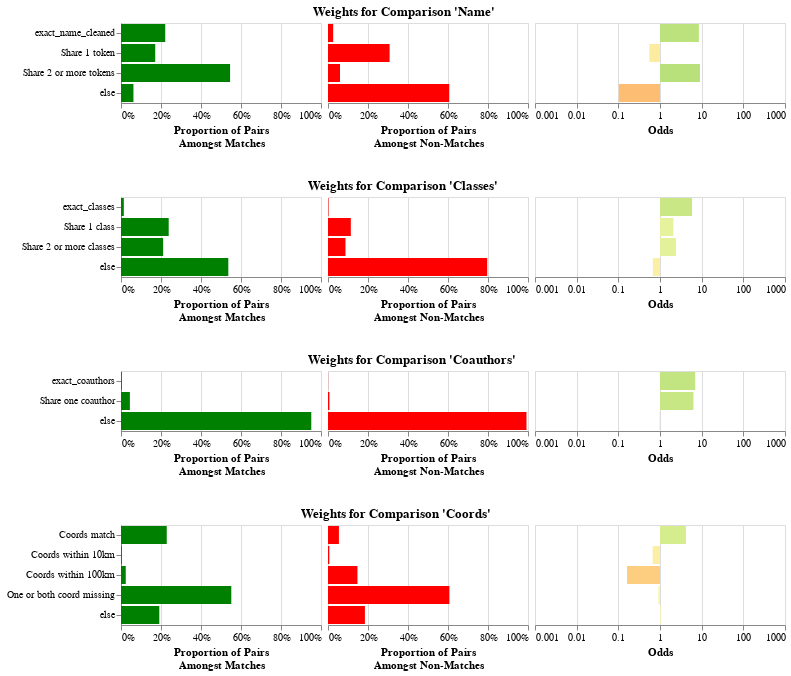

Here is the notebook cell this chart was saved with:
### Markdown cell above
The result above is the blocked table, with a column added for every `Comparison`.
The value of each column is the level that the record pair matched at.
For example, there is now a "Name" column,
filled with values like "exact_name_cleaned", "exact_name_first3", etc.

Now that we have our features, we can use the Fellegi-Sunter model to train weights
for each of these features. This is a probabilistic model that is based on the concept
of odds. When you see an exact match on name, that increases the odds of a match
by some amount, maybe 50x. When you see a non-match on name, that decreases the odds
of a match by some amount, maybe 0.1x. We can either train this from labeled data,
or we can use unlabeled data using an algorithm called "Expectation Maximization".

### Code cell
from mismo.compare.fs import train_comparisons  # noqa: E402

weights = train_comparisons(comparisons, featured, featured, max_pairs=10_000, seed=42)
weights.plot()

### Figure 1 — Vega-Lite specification as saved in the notebook (floating-point values rounded to 4 significant figures)
{"config": {"view": {"continuousWidth": 300, "continuousHeight": 300}}, "vconcat": [{"hconcat": [{"data": {"name": "data-37795c951ab28211b0d00724c8e34ae1"}, "mark": {"type": "bar"}, "encoding": {"color": {"value": "green"}, "tooltip": [{"field": "level", "title": "Level", "type": "nominal"}, {"field": "m", "format": "%", "title": "Proportion Amongst Matching Pairs", "type": "quantitative"}, {"field": "u", "format": "%", "title": "Proportion Amongst Non-Matching Pairs", "type": "quantitative"}, {"field": "odds", "format": "f", "title": "Odds", "type": "quantitative"}, {"field": "explanation", "title": "Explanation", "type": "nominal"}], "x": {"axis": {"format": "%"}, "field": "m", "scale": {"domain": [0, 1]}, "title": ["Proportion of Pairs", "Amongst Matches"], "type": "quantitative"}, "y": {"axis": {}, "field": "level", "sort": {"field": "level_order"}, "title": null, "type": "nominal"}}, "name": "view_8", "width": 200}, {"data": {"name": "data-37795c951ab28211b0d00724c8e34ae1"}, "mark": {"type": "bar"}, "encoding": {"color": {"value": "red"}, "tooltip": [{"field": "level", "title": "Level", "type": "nominal"}, {"field": "m", "format": "%", "title": "Proportion Amongst Matching Pairs", "type": "quantitative"}, {"field": "u", "format": "%", "title": "Proportion Amongst Non-Matching Pairs", "type": "quantitative"}, {"field": "odds", "format": "f", "title": "Odds", "type": "quantitative"}, {"field": "explanation", "title": "Explanation", "type": "nominal"}], "x": {"axis": {"format": "%"}, "field": "u", "scale": {"domain": [0, 1]}, "title": ["Proportion of Pairs", "Amongst Non-Matches"], "type": "quantitative"}, "y": {"axis": null, "field": "level", "sort": {"field": "level_order"}, "title": null, "type": "nominal"}}, "name": "view_9", "width": 200}, {"data": {"name": "data-37795c951ab28211b0d00724c8e34ae1"}, "mark": {"type": "bar"}, "encoding": {"color": {"field": "log_odds", "legend": null, "scale": {"domainMax": 3, "domainMid": 0, "domainMin": -3, "scheme": "redyellowgreen"}, "title": "Log Odds", "type": "quantitative"}, "tooltip": [{"field": "level", "title": "Level", "type": "nominal"}, {"field": "m", "format": "%", "title": "Proportion Amongst Matching Pairs", "type": "quantitative"}, {"field": "u", "format": "%", "title": "Proportion Amongst Non-Matching Pairs", "type": "quantitative"}, {"field": "odds", "format": "f", "title": "Odds", "type": "quantitative"}, {"field": "explanation", "title": "Explanation", "type": "nominal"}], "x": {"axis": {"labelExpr": "pow(10,datum.value)"}, "field": "log_odds", "scale": {"domain": [-3, 3]}, "title": "Odds", "type": "quantitative"}, "y": {"axis": null, "field": "level", "sort": {"field": "level_order"}, "title": null, "type": "nominal"}}, "name": "view_10", "width": 250}], "spacing": 5, "title": {"text": "Weights for Comparison 'Name'", "anchor": "middle"}}, {"hconcat": [{"data": {"name": "data-c1d7be87ff5c28736218218a89935372"}, "mark": {"type": "bar"}, "encoding": {"color": {"value": "green"}, "tooltip": [{"field": "level", "title": "Level", "type": "nominal"}, {"field": "m", "format": "%", "title": "Proportion Amongst Matching Pairs", "type": "quantitative"}, {"field": "u", "format": "%", "title": "Proportion Amongst Non-Matching Pairs", "type": "quantitative"}, {"field": "odds", "format": "f", "title": "Odds", "type": "quantitative"}, {"field": "explanation", "title": "Explanation", "type": "nominal"}], "x": {"axis": {"format": "%"}, "field": "m", "scale": {"domain": [0, 1]}, "title": ["Proportion of Pairs", "Amongst Matches"], "type": "quantitative"}, "y": {"axis": {}, "field": "level", "sort": {"field": "level_order"}, "title": null, "type": "nominal"}}, "name": "view_11", "width": 200}, {"data": {"name": "data-c1d7be87ff5c28736218218a89935372"}, "mark": {"type": "bar"}, "encoding": {"color": {"value": "red"}, "tooltip": [{"field": "level", "title": "Level", "type": "nominal"}, {"field": "m", "format": "%", "title": "Proportion Amongst Matching Pairs", "type": "quantitative"}, {"field": "u", "format": "%", "title": "Proportion Amongst Non-Matching Pairs", "type": "quantitative"}, {"field": "odds", "format": "f", "title": "Odds", "type": "quantitative"}, {"field": "explanation", "title": "Explanation", "type": "nominal"}], "x": {"axis": {"format": "%"}, "field": "u", "scale": {"domain": [0, 1]}, "title": ["Proportion of Pairs", "Amongst Non-Matches"], "type": "quantitative"}, "y": {"axis": null, "field": "level", "sort": {"field": "level_order"}, "title": null, "type": "nominal"}}, "name": "view_12", "width": 200}, {"data": {"name": "data-c1d7be87ff5c28736218218a89935372"}, "mark": {"type": "bar"}, "encoding": {"color": {"field": "log_odds", "legend": null, "scale": {"domainMax": 3, "domainMid": 0, "domainMin": -3, "scheme": "redyellowgreen"}, "title": "Log Odds", "type": "quantitative"}, "tooltip": [{"field": "level", "title": "Level", "type": "nominal"}, {"field": "m", "format": "%", "title": "Proportion Amongst Matching Pairs", "type": "quantitative"}, {"field": "u", "format": "%", "title": "Proportion Amongst Non-Matching Pairs", "type": "quantitative"}, {"field": "odds", "format": "f", "title": "Odds", "type": "quantitative"}, {"field": "explanation", "title": "Explanation", "type": "nominal"}], "x": {"axis": {"labelExpr": "pow(10,datum.value)"}, "field": "log_odds", "scale": {"domain": [-3, 3]}, "title": "Odds", "type": "quantitative"}, "y": {"axis": null, "field": "level", "sort": {"field": "level_order"}, "title": null, "type": "nominal"}}, "name": "view_13", "width": 250}], "spacing": 5, "title": {"text": "Weights for Comparison 'Classes'", "anchor": "middle"}}, {"hconcat": [{"data": {"name": "data-9575b395e6b9b627a9bc8a73c8b3258c"}, "mark": {"type": "bar"}, "encoding": {"color": {"value": "green"}, "tooltip": [{"field": "level", "title": "Level", "type": "nominal"}, {"field": "m", "format": "%", "title": "Proportion Amongst Matching Pairs", "type": "quantitative"}, {"field": "u", "format": "%", "title": "Proportion Amongst Non-Matching Pairs", "type": "quantitative"}, {"field": "odds", "format": "f", "title": "Odds", "type": "quantitative"}, {"field": "explanation", "title": "Explanation", "type": "nominal"}], "x": {"axis": {"format": "%"}, "field": "m", "scale": {"domain": [0, 1]}, "title": ["Proportion of Pairs", "Amongst Matches"], "type": "quantitative"}, "y": {"axis": {}, "field": "level", "sort": {"field": "level_order"}, "title": null, "type": "nominal"}}, "name": "view_14", "width": 200}, {"data": {"name": "data-9575b395e6b9b627a9bc8a73c8b3258c"}, "mark": {"type": "bar"}, "encoding": {"color": {"value": "red"}, "tooltip": [{"field": "level", "title": "Level", "type": "nominal"}, {"field": "m", "format": "%", "title": "Proportion Amongst Matching Pairs", "type": "quantitative"}, {"field": "u", "format": "%", "title": "Proportion Amongst Non-Matching Pairs", "type": "quantitative"}, {"field": "odds", "format": "f", "title": "Odds", "type": "quantitative"}, {"field": "explanation", "title": "Explanation", "type": "nominal"}], "x": {"axis": {"format": "%"}, "field": "u", "scale": {"domain": [0, 1]}, "title": ["Proportion of Pairs", "Amongst Non-Matches"], "type": "quantitative"}, "y": {"axis": null, "field": "level", "sort": {"field": "level_order"}, "title": null, "type": "nominal"}}, "name": "view_15", "width": 200}, {"data": {"name": "data-9575b395e6b9b627a9bc8a73c8b3258c"}, "mark": {"type": "bar"}, "encoding": {"color": {"field": "log_odds", "legend": null, "scale": {"domainMax": 3, "domainMid": 0, "domainMin": -3, "scheme": "redyellowgreen"}, "title": "Log Odds", "type": "quantitative"}, "tooltip": [{"field": "level", "title": "Level", "type": "nominal"}, {"field": "m", "format": "%", "title": "Proportion Amongst Matching Pairs", "type": "quantitative"}, {"field": "u", "format": "%", "title": "Proportion Amongst Non-Matching Pairs", "type": "quantitative"}, {"field": "odds", "format": "f", "title": "Odds", "type": "quantitative"}, {"field": "explanation", "title": "Explanation", "type": "nominal"}], "x": {"axis": {"labelExpr": "pow(10,datum.value)"}, "field": "log_odds", "scale": {"domain": [-3, 3]}, "title": "Odds", "type": "quantitative"}, "y": {"axis": null, "field": "level", "sort": {"field": "level_order"}, "title": null, "type": "nominal"}}, "name": "view_16", "width": 250}], "spacing": 5, "title": {"text": "Weights for Comparison 'Coauthors'", "anchor": "middle"}}, {"hconcat": [{"data": {"name": "data-88cd5050ab0130176d3f43e6ad6ba77e"}, "mark": {"type": "bar"}, "encoding": {"color": {"value": "green"}, "tooltip": [{"field": "level", "title": "Level", "type": "nominal"}, {"field": "m", "format": "%", "title": "Proportion Amongst Matching Pairs", "type": "quantitative"}, {"field": "u", "format": "%", "title": "Proportion Amongst Non-Matching Pairs", "type": "quantitative"}, {"field": "odds", "format": "f", "title": "Odds", "type": "quantitative"}, {"field": "explanation", "title": "Explanation", "type": "nominal"}], "x": {"axis": {"format": "%"}, "field": "m", "scale": {"domain": [0, 1]}, "title": ["Proportion of Pairs", "Amongst Matches"], "type": "quantitative"}, "y": {"axis": {}, "field": "level", "sort": {"field": "level_order"}, "title": null, "type": "nominal"}}, "name": "view_17", "width": 200}, {"data": {"name": "data-88cd5050ab0130176d3f43e6ad6ba77e"}, "mark": {"type": "bar"}, "encoding": {"color": {"value": "red"}, "tooltip": [{"field": "level", "title": "Level", "type": "nominal"}, {"field": "m", "format": "%", "title": "Proportion Amongst Matching Pairs", "type": "quantitative"}, {"field": "u", "format": "%", "title": "Proportion Amongst Non-Matching Pairs", "type": "quantitative"}, {"field": "odds", "format": "f", "title": "Odds", "type": "quantitative"}, {"field": "explanation", "title": "Explanation", "type": "nominal"}], "x": {"axis": {"format": "%"}, "field": "u", "scale": {"domain": [0, 1]}, "title": ["Proportion of Pairs", "Amongst Non-Matches"], "type": "quantitative"}, "y": {"axis": null, "field": "level", "sort": {"field": "level_order"}, "title": null, "type": "nominal"}}, "name": "view_18", "width": 200}, {"data": {"name": "data-88cd5050ab0130176d3f43e6ad6ba77e"}, "mark": {"type": "bar"}, "encoding": {"color": {"field": "log_odds", "legend": null, "scale": {"domainMax": 3, "domainMid": 0, "domainMin": -3, "scheme": "redyellowgreen"}, "title": "Log Odds", "type": "quantitative"}, "tooltip": [{"field": "level", "title": "Level", "type": "nominal"}, {"field": "m", "format": "%", "title": "Proportion Amongst Matching Pairs", "type": "quantitative"}, {"field": "u", "format": "%", "title": "Proportion Amongst Non-Matching Pairs", "type": "quantitative"}, {"field": "odds", "format": "f", "title": "Odds", "type": "quantitative"}, {"field": "explanation", "title": "Explanation", "type": "nominal"}], "x": {"axis": {"labelExpr": "pow(10,datum.value)"}, "field": "log_odds", "scale": {"domain": [-3, 3]}, "title": "Odds", "type": "quantitative"}, "y": {"axis": null, "field": "level", "sort": {"field": "level_order"}, "title": null, "type": "nominal"}}, "name": "view_19", "width": 250}], "spacing": 5, "title": {"text": "Weights for Comparison 'Coords'", "anchor": "middle"}}], "params": [{"name": "param_8", "select": {"type": "interval", "encodings": ["x", "y"]}, "bind": "scales", "views": ["view_8", "view_9", "view_10", "view_11", "view_12", "view_13", "view_14", "view_15", "view_16", "view_17", "view_18", "view_19"]}], "spacing": 30, "$schema": "https://vega.github.io/schema/vega-lite/v5.15.1.json", "datasets": {"data-37795c951ab28211b0d00724c8e34ae1": [{"level": "exact_name_cleaned", "m": 0.2212, "u": 0.0258, "odds": 8.574, "log_odds": 0.9332, "level_order": 0, "explanation": "Seeing this level makes the odds of a match 8.574 times more likely"}, {"level": "Share 1 token", "m": 0.1712, "u": 0.3081, "odds": 0.5557, "log_odds": -0.2552, "level_order": 1, "explanation": "Seeing this level makes the odds of a match 1.800 times less likely"}, {"level": "Share 2 or more tokens", "m": 0.5454, "u": 0.0599, "odds": 9.105, "log_odds": 0.9593, "level_order": 2, "explanation": "Seeing this level makes the odds of a match 9.105 times more likely"}, {"level": "else", "m": 0.0622, "u": 0.6062, "odds": 0.1026, "log_odds": -0.9888, "level_order": 3, "explanation": "Seeing this level makes the odds of a match 9.746 times less likely"}], "data-c1d7be87ff5c28736218218a89935372": [{"level": "exact_classes", "m": 0.0141, "u": 0.0024, "odds": 5.875, "log_odds": 0.769, "level_order": 0, "explanation": "Seeing this level makes the odds of a match 5.875 times more likely"}, {"level": "Share 1 class", "m": 0.2385, "u": 0.1141, "odds": 2.09, "log_odds": 0.3202, "level_order": 1, "explanation": "Seeing this level makes the odds of a match 2.090 times more likely"}, {"level": "Share 2 or more classes", "m": 0.2108, "u": 0.0874, "odds": 2.412, "log_odds": 0.3824, "level_order": 2, "explanation": "Seeing this level makes the odds of a match 2.412 times more likely"}, {"level": "else", "m": 0.5366, "u": 0.7961, "odds": 0.674, "log_odds": -0.1713, "level_order": 3, "explanation": "Seeing this level makes the odds of a match 1.484 times less likely"}], "data-9575b395e6b9b627a9bc8a73c8b3258c": [{"level": "exact_coauthors", "m": 0.0042, "u": 0.0006, "odds": 7.0, "log_odds": 0.8451, "level_order": 0, "explanation": "Seeing this level makes the odds of a match 7.000 times more likely"}, {"level": "Share one coauthor", "m": 0.0444, "u": 0.007, "odds": 6.343, "log_odds": 0.8023, "level_order": 1, "explanation": "Seeing this level makes the odds of a match 6.343 times more likely"}, {"level": "else", "m": 0.9514, "u": 0.9924, "odds": 0.9587, "log_odds": -0.01832, "level_order": 2, "explanation": "Seeing this level makes the odds of a match 1.043 times less likely"}], "data-88cd5050ab0130176d3f43e6ad6ba77e": [{"level": "Coords match", "m": 0.2288, "u": 0.0546, "odds": 4.19, "log_odds": 0.6223, "level_order": 0, "explanation": "Seeing this level makes the odds of a match 4.190 times more likely"}, {"level": "Coords within 10km", "m": 0.0044, "u": 0.0066, "odds": 0.6667, "log_odds": -0.1761, "level_order": 1, "explanation": "Seeing this level makes the odds of a match 1.500 times less likely"}, {"level": "Coords within 100km", "m": 0.0238, "u": 0.1472, "odds": 0.1617, "log_odds": -0.7913, "level_order": 2, "explanation": "Seeing this level makes the odds of a match 6.185 times less likely"}, {"level": "One or both coord missing", "m": 0.5515, "u": 0.607, "odds": 0.9086, "log_odds": -0.04164, "level_order": 3, "explanation": "Seeing this level makes the odds of a match 1.101 times less likely"}, {"level": "else", "m": 0.1915, "u": 0.1846, "odds": 1.037, "log_odds": 0.01594, "level_order": 4, "explanation": "Seeing this level makes the odds of a match 1.037 times more likely"}]}}
